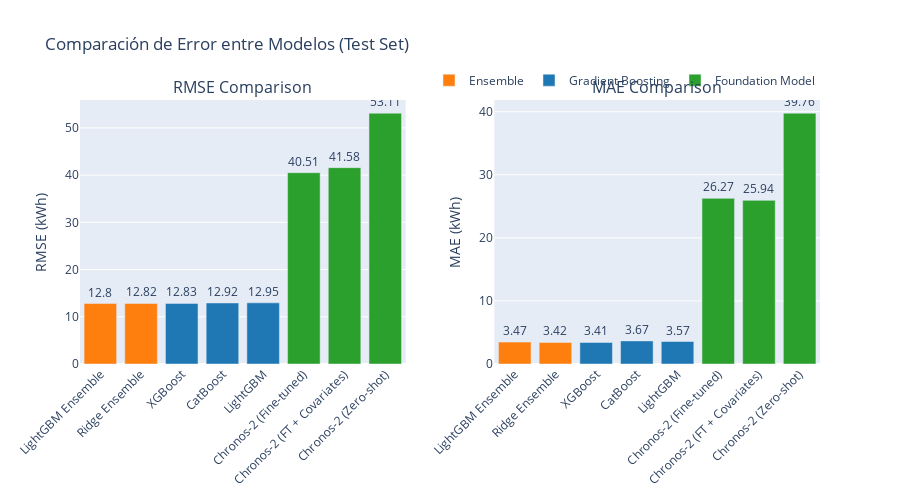

The notebook cell this image was saved under:
### Markdown cell above
## 4. Visualización de Métricas Principales

### Code cell
# Performance comparison - RMSE y MAE
fig = make_subplots(
    rows=1, cols=2,
    subplot_titles=('RMSE Comparison', 'MAE Comparison'),
    horizontal_spacing=0.12
)

# Define colors for each model type
colors = {
    'Gradient Boosting': '#1f77b4',
    'Ensemble': '#ff7f0e',
    'Foundation Model': '#2ca02c'
}

# RMSE
for model_type in df_metrics['Type'].unique():
    data = df_metrics[df_metrics['Type'] == model_type]
    fig.add_trace(
        go.Bar(
            x=data['Model'],
            y=data['RMSE'],
            name=model_type,
            marker_color=colors[model_type],
            text=data['RMSE'].round(2),
            textposition='outside',
            showlegend=True
        ),
        row=1, col=1
    )

# MAE
for model_type in df_metrics['Type'].unique():
    data = df_metrics[df_metrics['Type'] == model_type]
    fig.add_trace(
        go.Bar(
            x=data['Model'],
            y=data['MAE'],
            name=model_type,
            marker_color=colors[model_type],
            text=data['MAE'].round(2),
            textposition='outside',
            showlegend=False
        ),
        row=1, col=2
    )

fig.update_xaxes(tickangle=-45, row=1, col=1)
fig.update_xaxes(tickangle=-45, row=1, col=2)
fig.update_yaxes(title_text="RMSE (kWh)", row=1, col=1)
fig.update_yaxes(title_text="MAE (kWh)", row=1, col=2)

fig.update_layout(
    height=500,
    title_text="Comparación de Error entre Modelos (Test Set)",
    showlegend=True,
    legend={'orientation': "h", 'yanchor': "bottom", 'y': 1.02, 'xanchor': "right", 'x': 1}
)

fig.show()

### Figure 1 — Plotly figure (JSON) as saved in the notebook; plotly's stock layout.template omitted (floating-point values rounded to 4 significant figures)
{"data": [{"marker": {"color": "#ff7f0e"}, "name": "Ensemble", "showlegend": true, "text": [12.8, 12.82], "textposition": "outside", "type": "bar", "x": ["LightGBM Ensemble", "Ridge Ensemble"], "xaxis": "x", "y": [12.8, 12.82], "yaxis": "y"}, {"marker": {"color": "#1f77b4"}, "name": "Gradient Boosting", "showlegend": true, "text": [12.83, 12.92, 12.95], "textposition": "outside", "type": "bar", "x": ["XGBoost", "CatBoost", "LightGBM"], "xaxis": "x", "y": [12.83, 12.92, 12.95], "yaxis": "y"}, {"marker": {"color": "#2ca02c"}, "name": "Foundation Model", "showlegend": true, "text": [40.51, 41.58, 53.11], "textposition": "outside", "type": "bar", "x": ["Chronos-2 (Fine-tuned)", "Chronos-2 (FT + Covariates)", "Chronos-2 (Zero-shot)"], "xaxis": "x", "y": [40.51, 41.58, 53.11], "yaxis": "y"}, {"marker": {"color": "#ff7f0e"}, "name": "Ensemble", "showlegend": false, "text": [3.47, 3.42], "textposition": "outside", "type": "bar", "x": ["LightGBM Ensemble", "Ridge Ensemble"], "xaxis": "x2", "y": [3.473, 3.42], "yaxis": "y2"}, {"marker": {"color": "#1f77b4"}, "name": "Gradient Boosting", "showlegend": false, "text": [3.41, 3.67, 3.57], "textposition": "outside", "type": "bar", "x": ["XGBoost", "CatBoost", "LightGBM"], "xaxis": "x2", "y": [3.413, 3.666, 3.567], "yaxis": "y2"}, {"marker": {"color": "#2ca02c"}, "name": "Foundation Model", "showlegend": false, "text": [26.27, 25.94, 39.76], "textposition": "outside", "type": "bar", "x": ["Chronos-2 (Fine-tuned)", "Chronos-2 (FT + Covariates)", "Chronos-2 (Zero-shot)"], "xaxis": "x2", "y": [26.27, 25.94, 39.76], "yaxis": "y2"}], "layout": {"annotations": [{"font": {"size": 16}, "showarrow": false, "text": "RMSE Comparison", "x": 0.22, "xanchor": "center", "xref": "paper", "y": 1, "yanchor": "bottom", "yref": "paper"}, {"font": {"size": 16}, "showarrow": false, "text": "MAE Comparison", "x": 0.78, "xanchor": "center", "xref": "paper", "y": 1, "yanchor": "bottom", "yref": "paper"}], "height": 500, "legend": {"orientation": "h", "x": 1, "xanchor": "right", "y": 1.02, "yanchor": "bottom"}, "showlegend": true, "title": {"text": "Comparación de Error entre Modelos (Test Set)"}, "xaxis": {"anchor": "y", "domain": [0, 0.44], "tickangle": -45}, "xaxis2": {"anchor": "y2", "domain": [0.56, 1], "tickangle": -45}, "yaxis": {"anchor": "x", "domain": [0, 1], "title": {"text": "RMSE (kWh)"}}, "yaxis2": {"anchor": "x2", "domain": [0, 1], "title": {"text": "MAE (kWh)"}}}}
